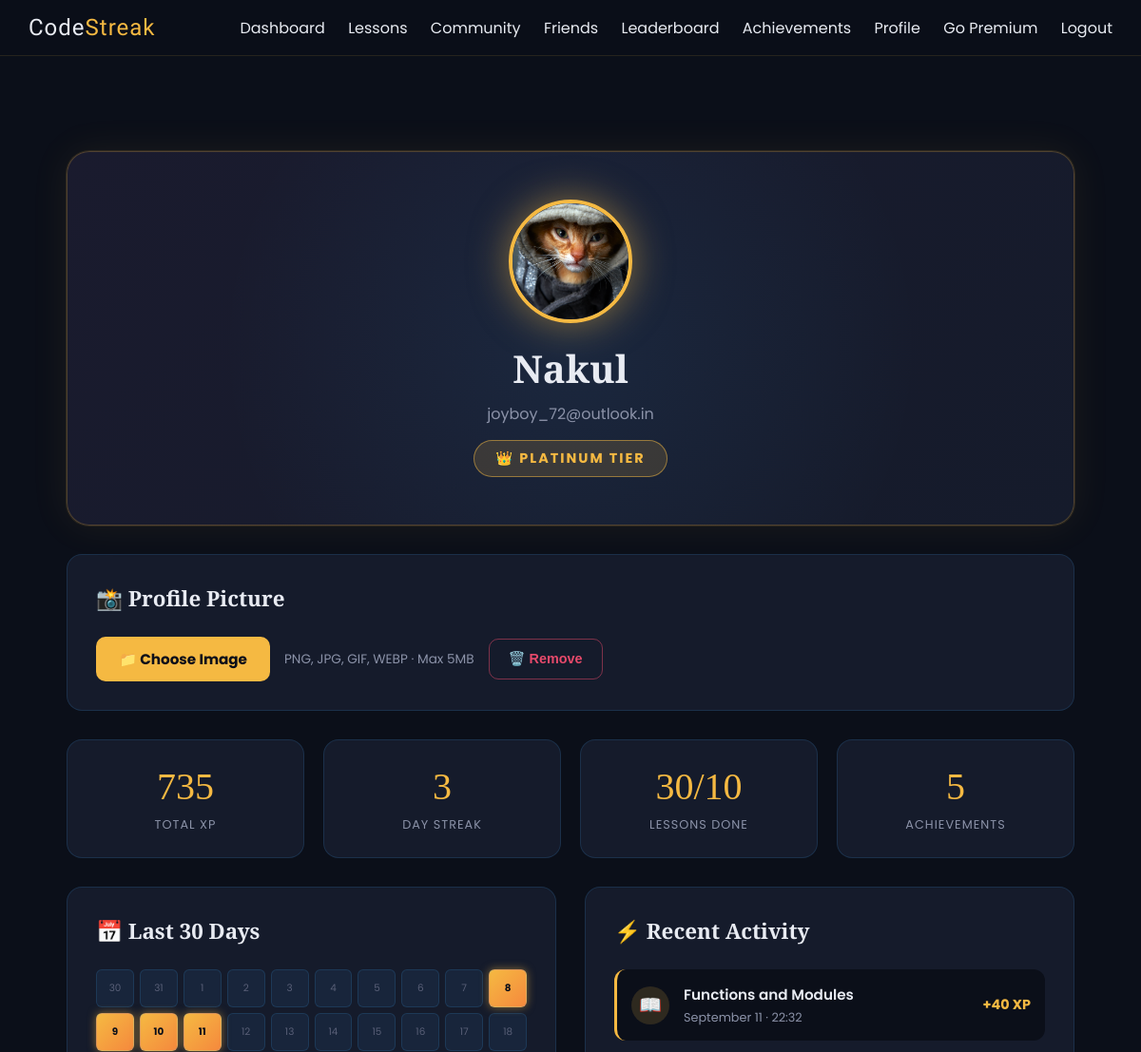
The page /profile (signed in, upper part) on the database as committed earlier.
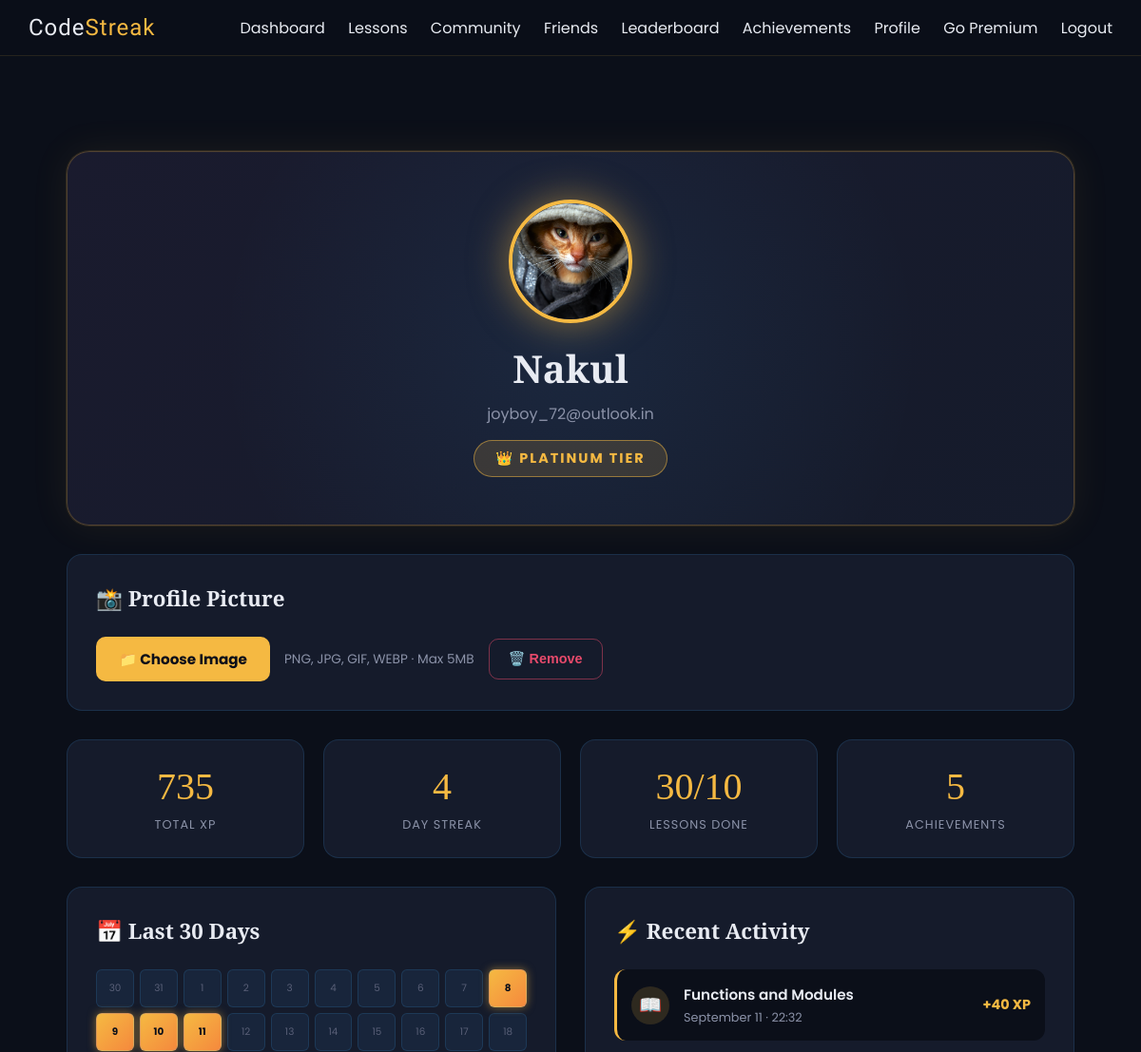
The same page on the database as committed later.
### tables this page shows
CREATE TABLE users (
    id INTEGER PRIMARY KEY AUTOINCREMENT,
    username TEXT UNIQUE NOT NULL,
    email TEXT UNIQUE NOT NULL,
    password_hash TEXT NOT NULL,
    security_question TEXT,
    security_answer TEXT,
    streak INTEGER DEFAULT 0,
    streak_charge INTEGER DEFAULT 1,
    total_points INTEGER DEFAULT 0,
    weekly_points INTEGER DEFAULT 0,
    rank TEXT DEFAULT 'Bronze',
    premium INTEGER DEFAULT 0,
    achievements TEXT DEFAULT '[]',
    profile_picture TEXT,
    bio TEXT DEFAULT '',
    learning_goal TEXT DEFAULT 'Learning Python',
    avatar_emoji TEXT DEFAULT '🐉',
    created_at TIMESTAMP DEFAULT CURRENT_TIMESTAMP
);

### app.py (the view)
@app.route('/profile')
def profile():
    if 'user_id' not in session:
        return redirect(url_for('login'))
    update_user_rank(session['user_id'])
    check_achievements(session['user_id'])
    conn = get_db()
    cur = conn.cursor()
    cur.execute("SELECT * FROM users WHERE id = ?", (session['user_id'],))
    user = cur.fetchone()
    cur.execute("""
        SELECT COUNT(*) as count
        FROM progress
        WHERE user_id = ? AND status = 'completed'
    """, (session['user_id'],))
    completed_lessons = cur.fetchone()['count']
    cur.execute("SELECT COUNT(*) as count FROM lessons")
    total_lessons = cur.fetchone()['count']
    cur.execute("""
        SELECT p.completed_at, l.title, p.score
        FROM progress p
        JOIN lessons l ON p.lesson_id = l.id
        WHERE p.user_id = ? AND p.status = 'completed'
        ORDER BY p.completed_at DESC
        LIMIT 5
    """, (session['user_id'],))
    recent_activity = cur.fetchall()
    cur.execute("""
        SELECT DATE(completed_at) as day
        FROM progress
        WHERE user_id = ? AND status = 'completed'
        AND completed_at >= datetime('now', '-30 days')
        GROUP BY DATE(completed_at)
    """, (session['user_id'],))
    active_days = [str(row['day'])[:10] for row in cur.fetchall()]
    from datetime import date, timedelta
    today = date.today()
    calendar_days = []
    for i in range(29, -1, -1):
        d = today - timedelta(days=i)
        calendar_days.append({
            'date': d.strftime('%Y-%m-%d'),
            'day_num': d.day,
            'active': d.strftime('%Y-%m-%d') in active_days,
        })
    cur.close()
    conn.close()
    try:
        unlocked = json.loads(user['achievements'] or '[]')
    except:
        unlocked = []
    all_achievements = [
        {'id': 'first_signal', 'title': 'First Signal', 'icon': '01', 'tone': '#3FA9F5'},
        {'id': 'five_crowns', 'title': 'Five Crowns', 'icon': '05', 'tone': '#F5B942'},
        {'id': 'royal_scholar', 'title': 'Royal Scholar', 'icon': '★', 'tone': '#B888E8'},
        {'id': 'seven_fires', 'title': 'Seven Fires', 'icon': '🔥', 'tone': '#F5893D'},
        {'id': 'treasury', 'title': 'Treasury', 'icon': '💰', 'tone': '#F5B942'},
        {'id': 'gold_tier', 'title': 'Gold Tier', 'icon': '👑', 'tone': '#F5B942'},
    ]
    for ach in all_achievements:
        ach['unlocked'] = ach['id'] in unlocked
    return render_template(
        'profile.html',
        user=user,
        completed_lessons=completed_lessons,
        total_lessons=total_lessons,
        unlocked_count=len(unlocked),
        recent_activity=recent_activity,
        calendar_days=calendar_days,
        achievements=all_achievements,
    )

### app.py (called while the page is built)
def get_db():
    conn = sqlite3.connect(DATABASE, detect_types=sqlite3.PARSE_DECLTYPES)
    conn.row_factory = sqlite3.Row
    return conn

def update_user_rank(user_id):
    conn = get_db()
    cur = conn.cursor()
    cur.execute("SELECT total_points FROM users WHERE id = ?", (user_id,))
    user = cur.fetchone()
    if not user:
        cur.close()
        conn.close()
        return None
    xp = user['total_points']
    if xp >= 450:
        new_rank = 'Platinum'
    elif xp >= 300:
        new_rank = 'Gold'
    elif xp >= 100:
        new_rank = 'Silver'
    else:
        new_rank = 'Bronze'
    cur.execute("UPDATE users SET `rank` = ? WHERE id = ?", (new_rank, user_id))
    conn.commit()
    cur.close()
    conn.close()
    return new_rank

### templates/profile.html (shortened to what this page needs)
{% extends 'base.html' %}
{% block content %}
<div class="profile-container">
    <div class="profile-hero">
        {% if user['profile_picture'] %}
            <img src="{{ url_for('static', filename='uploads/' + user['profile_picture']) }}"
                 alt="{{ user['username'] }}'s avatar"
                 class="profile-avatar-img">
        {% else %}
            <div class="profile-avatar">{{ user['username'][0]|upper }}</div>
        {% endif %}
        <h1 class="profile-username">{{ user['username'] }}</h1>
        <p class="profile-email">{{ user['email'] }}</p>
        <div class="profile-rank-badge">
            {% if user['rank'] == 'Bronze' %}🥉
            {% elif user['rank'] == 'Silver' %}🥈
            {% elif user['rank'] == 'Gold' %}🏆
            {% elif user['rank'] == 'Platinum' %}👑
            {% endif %}
            {{ user['rank'] }} Tier
        </div>
    </div>
    <div class="profile-card" style="margin-bottom: 30px;">
        <h2>📸 Profile Picture</h2>
        <div style="display: flex; gap: 15px; align-items: center; flex-wrap: wrap;">
            <form method="POST" action="{{ url_for('upload_profile_picture') }}"
                  enctype="multipart/form-data"
                  style="display: flex; gap: 15px; align-items: center; flex-wrap: wrap;">
                <label for="fileInput" class="upload-btn">📁 Choose Image</label>
                <span style="color: #8B92A8; font-size: 0.85rem;">PNG, JPG, GIF, WEBP · Max 5MB</span>
            </form>
            {% if user['profile_picture'] %}
                <form method="POST" action="{{ url_for('remove_profile_picture') }}" style="display: inline;">
                    <button type="submit" class="remove-btn">🗑️ Remove</button>
                </form>
            {% endif %}
        </div>
    </div>
    <div class="profile-stats">
        <div class="profile-stat">
            <div class="profile-stat-value">{{ user['total_points'] }}</div>
            <div class="profile-stat-label">Total XP</div>
        </div>
        <div class="profile-stat">
            <div class="profile-stat-value">{{ user['streak'] }}</div>
            <div class="profile-stat-label">Day Streak</div>
        </div>
        <div class="profile-stat">
            <div class="profile-stat-value">{{ completed_lessons }}/{{ total_lessons }}</div>
            <div class="profile-stat-label">Lessons Done</div>
        </div>
        <div class="profile-stat">
            <div class="profile-stat-value">{{ unlocked_count }}</div>
            <div class="profile-stat-label">Achievements</div>
        </div>
    </div>
    <div class="profile-columns">
        <div class="profile-card">
            <h2>📅 Last 30 Days</h2>
            <div class="calendar-grid">
                {% for day in calendar_days %}
                    <div class="calendar-day {% if day.active %}active{% endif %}" title="{{ day.date }}">
                        {{ day.day_num }}
                    </div>
                {% endfor %}
            </div>
        </div>
        <div class="profile-card">
            <h2>⚡ Recent Activity</h2>
            {% if recent_activity %}
                <div class="activity-list">
                    {% for activity in recent_activity %}
                    <div class="activity-item">
                        <div class="activity-icon">📖</div>
                        <div class="activity-content">
                            <div class="activity-title">{{ activity.title }}</div>
                            <div class="activity-time">
                                {{ activity.completed_at.strftime('%B %d · %H:%M') if activity.completed_at else 'Just now' }}
                            </div>
                        </div>
                        <div class="activity-xp">+{{ activity.score }} XP</div>
                    </div>
                    {% endfor %}
                </div>
            {% else %}
                <div class="empty-activity">
                    No activity yet.<br>Complete a lesson to start your journey!
                </div>
            {% endif %}
        </div>
    </div>
</div>
{% endblock %}

Rows that differ between the two databases and show on the page:
changed users "Nakul": streak "3" → "4"
